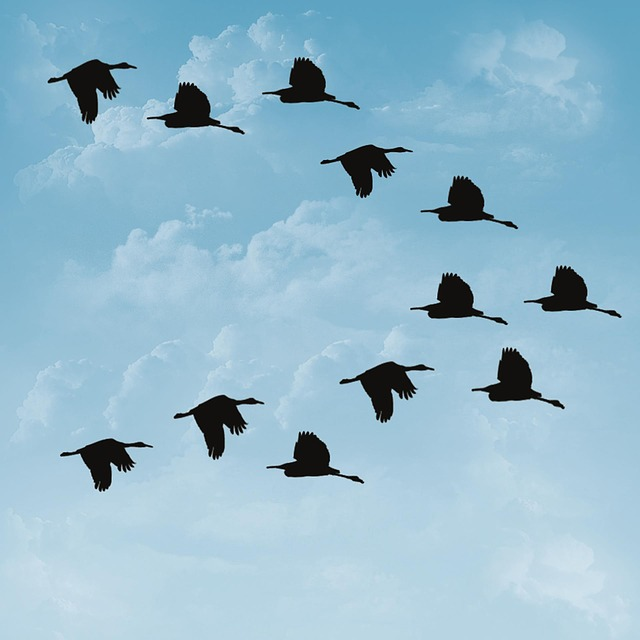
#> input picture Images/ducks.jpg, 640 x 640 px
$ jupyter execute --allow-errors 'OpenCV Chapter 1.2 - Fun with Thresholding.ipynb'   (shell and % lines are left out)
#> lines starting #> are read from the running program, lines starting #| are printed output that depends on the picture; after the words box and inside, x2 and y2 are one past the last pixel; in counts of white or black regions, pixels touching at a corner belong together
# Fun with Thresholding
Thresholding converts a grayscale image to a binary (two-color) image based on a selected threshold for pixel intensity. It is used to make an image simpler and easier to process.

In the photo below, a threshold of 90 is selected. Any pixel with a value:

- less than 90 is converted to a pixel value of 0 (black)
- greater than 90 is converted to a pixel value of 1 (white)

[cell 1]
# import libraries
import cv2
import matplotlib.pyplot as plt

### Thresholding photos

[cell 2]
# Read an image in grayscale
src = cv2.imread("Images/jill.jpg", cv2.IMREAD_GRAYSCALE)

# Set threshold and maximum value
thresh = 90
maxValue = 255

# Binary threshold
th, dst = cv2.threshold(src, thresh, maxValue, cv2.THRESH_BINARY)
#> th = 90

# Display images
fig = plt.figure(figsize = (15, 15))
ax1 = fig.add_subplot(211)
ax1.set_xticks([])
ax1.set_yticks([])
ax1.set_title('Gray Jill')
#> (the rest of this cell did not finish here and is left out)

### Image Segmentation

[cell 3]
# Read an image in grayscale
src = cv2.imread("Images/ducks.jpg", cv2.IMREAD_GRAYSCALE)
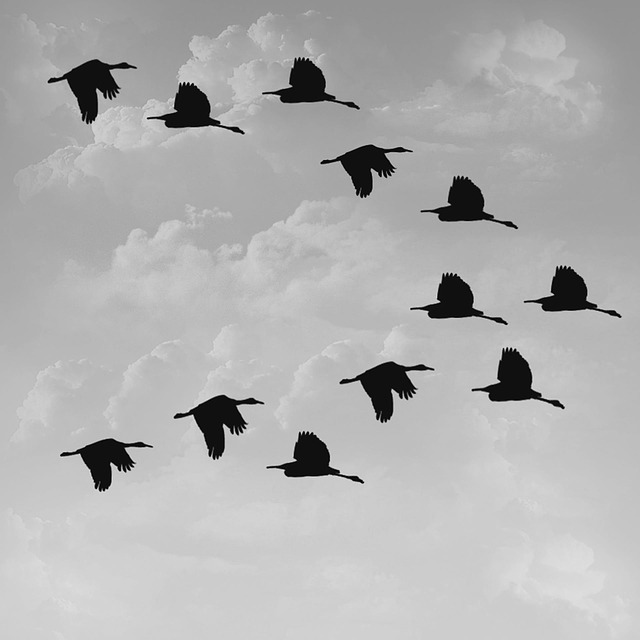
#> src: shape (640, 640); min 0, max 240, mean 176.4

# Set threshold and maximum value
thresh = 40
maxValue = 255

# Binary threshold (inverse)
th, dst = cv2.threshold(src, thresh, maxValue, cv2.THRESH_BINARY_INV)
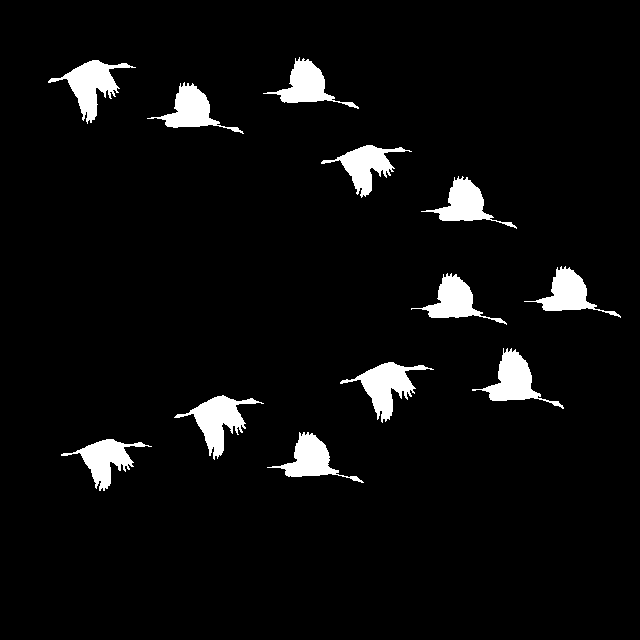
#> dst: shape (640, 640); 4.9% white; 12 white regions, largest, box (x1, y1, x2, y2) and area: (174, 395, 264, 460) 1934, (340, 362, 434, 423) 1926, (48, 60, 136, 124) 1898
#> th = 40

# Display images
fig = plt.figure(figsize = (15, 15))
ax1 = fig.add_subplot(211)
ax1.set_xticks([])
ax1.set_yticks([])
ax1.set_title('Grayscale Ducks')
ax1.imshow(src, cmap = 'gray')
ax2 = fig.add_subplot(212)
ax2.set_xticks([])
ax2.set_yticks([])
ax2.set_title('Thresholded Ducks')
ax2.imshow(dst, cmap = 'gray')
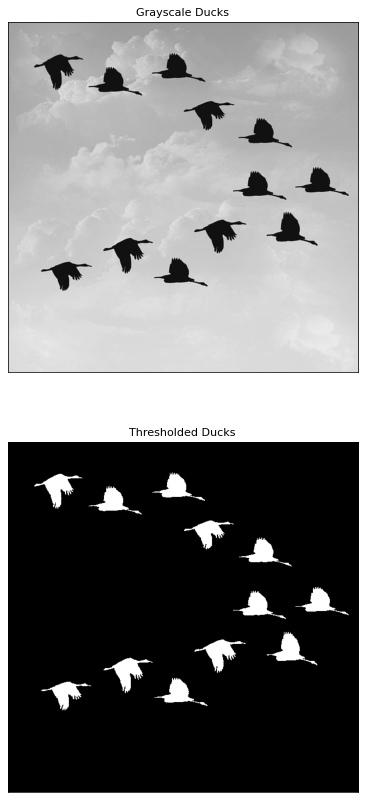
#> figure drawn by matplotlib, 2 panels

$ run again, with Images/capsicum.jpg copied over Images/ducks.jpg
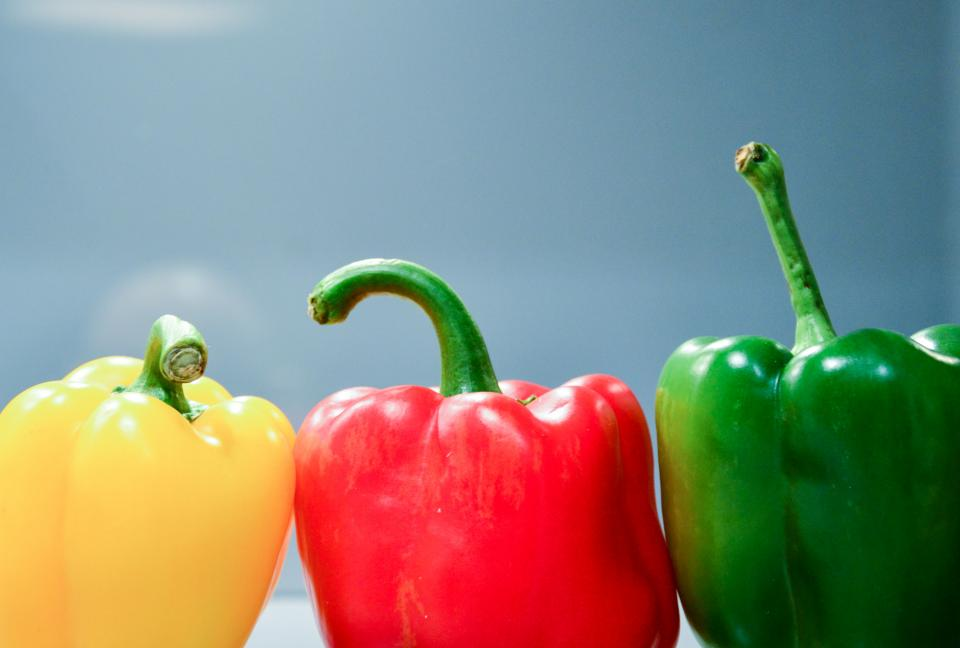
#> input picture Images/capsicum.jpg, 960 x 648 px
#> `th, dst = cv2.threshold(src, thresh, maxValue, cv2.THRESH_BINARY)`: th = 90
#> `th, dst = cv2.threshold(src, thresh, maxValue, cv2.THRESH_BINARY_INV)`:
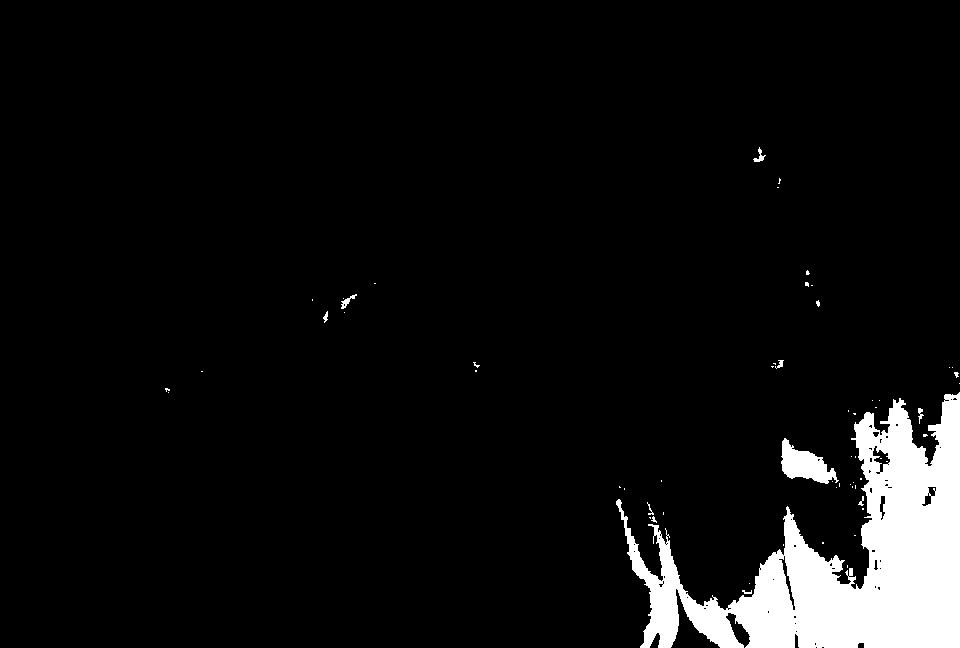
#> dst: shape (648, 960); 6.3% white; 61 white regions (51 under 20 px), largest, box (x1, y1, x2, y2) and area: (616, 392, 960, 648) 37076, (781, 438, 839, 484) 1347, (341, 294, 357, 309) 78
#> `th, dst = cv2.threshold(src, thresh, maxValue, cv2.THRESH_BINARY_INV)`: th = 40
#> `[cell 3] # Read an image in grayscale src = cv2.imread("Images/ducks.j..`:
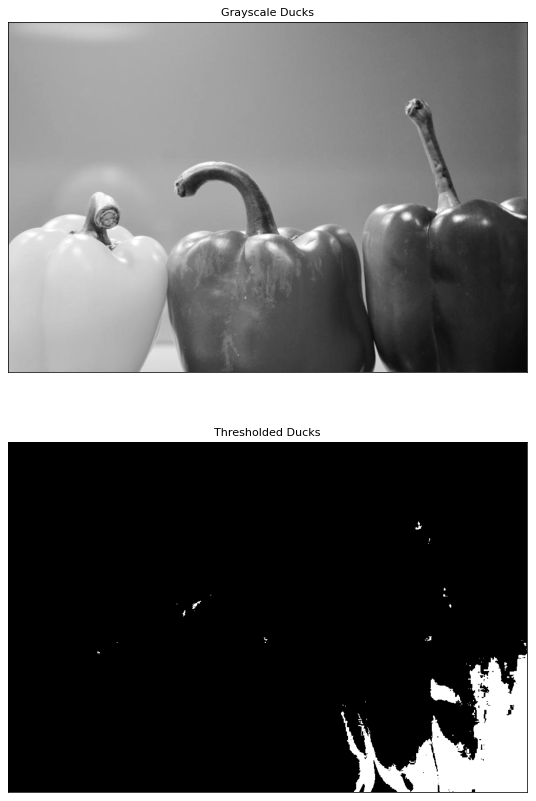
#> figure drawn by matplotlib, 2 panels
